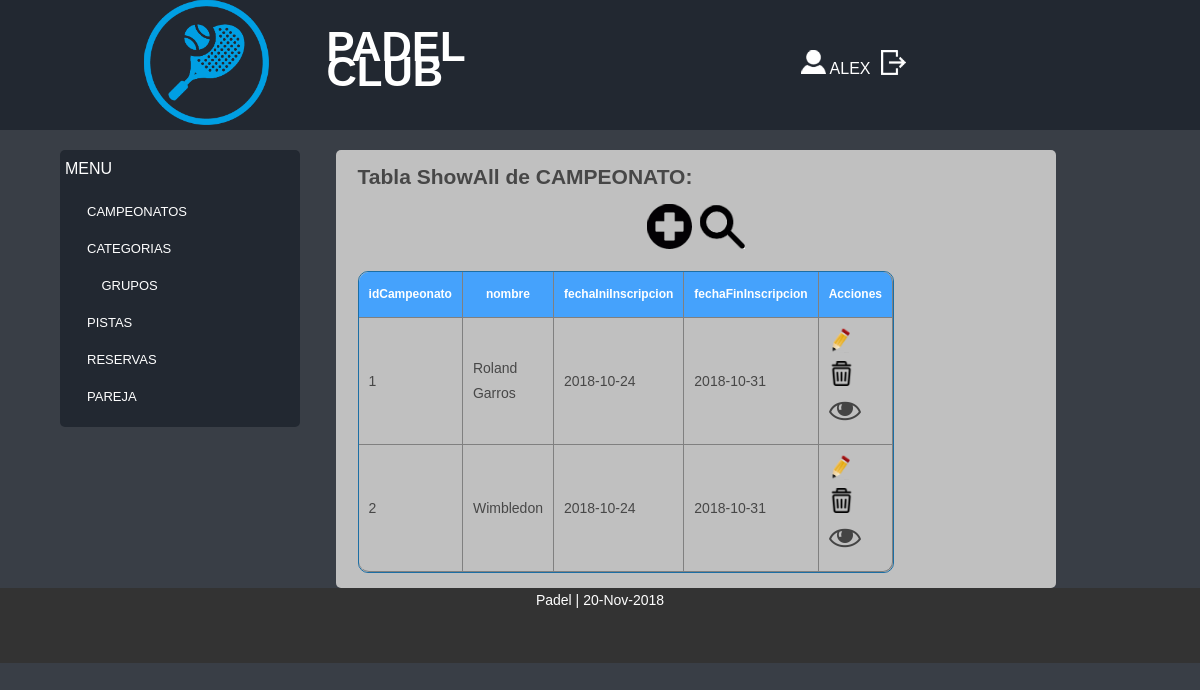
/Controllers/CAMPEONATOS_Controller.php (signed in), run on the app's committed database.
### tables this page shows
CREATE TABLE `CAMPEONATO` (
  `idCampeonato` int(10) NOT NULL,
  `nombre` varchar(30) NOT NULL,
  `fechaIniInscripcion` date NOT NULL,
  `fechaFinInscripcion` date NOT NULL
);

### Models/CAMPEONATOS_Model.php (called while the page is built, shortened)
<?php
class CAMPEONATOS_Model {
function __construct($idCampeonato,$nombre,$fechaIniInscripcion,$fechaFinInscripcion){
	include_once 'Access_DB.php';
	$this->mysqli = ConnectDB();
}
function _SHOWALL(){
	$sql = "SELECT `idCampeonato`, `nombre`, `fechaIniInscripcion`, `fechaFinInscripcion` FROM CAMPEONATO";
	$result = $this->mysqli->query($sql);
	if($result ->num_rows >0){
		$j = 0;
		while($tupla = mysqli_fetch_assoc($result)){
		   $tuplas[$j] = $tupla;
		   $j++;
		}
		return $tuplas;
	}
	else{
		return  false;
	}
}
}
?>

### Models/Access_DB.php (called while the page is built)
<?php
function ConnectDB()
{
    $mysqli = new mysqli("", 'root', '' , 'ABP_11');
	if ($mysqli->connect_errno) {
		include '../View/MESSAGE_View.php';
		new MESSAGE("Fallo al conectar a MySQL: (" . $mysqli->connect_errno . ") " . $mysqli->connect_error, './index.php');
		return false;
	}
	else{
		return $mysqli;
	}
}
?>

### Views/CAMPEONATO_SHOWALL_View.php (the view, shortened to what this page needs)
<?php
class CAMPEONATO_SHOWALL {
	function __construct($search,$lista,$array,$volver){
		$this->search = $search;
		$this->lista = $lista;
		$this->datos = $array;
		$this->render();
	}
	function render(){
		include 'Header.php';
?>
<div style="overflow-x:auto;">
				<h2><?php if(!$this->search){ echo 'Tabla ShowAll de CAMPEONATO';}else{echo 'Tabla Busqueda de CAMPEONATO';} ?>:</h2>
					<div id="anhadir-borrar" style="text-align: center;">
							<a href="<?php $_SERVER['PHP_SELF'] ?>?action=ADD"><img src="../Views/images/añadir.png"></a>&nbsp <a href="<?php $_SERVER['PHP_SELF'] ?>?action=SEARCH"><img src="../Views/images/busqueda.png"></a>
					</div>
					<table class="tablas separador">
						<tr>
						<?php
						for($i=0; $i<count($this->lista);$i++){
								echo "<th>".$this->lista[$i]."</th>";
						}
						echo "<th>Acciones</th></tr>";
							?>
						<?php
							for($j=0;$j<count($this->datos);$j++){
								echo "<tr>";
								for($i=0; $i<count($this->lista);$i++){
										echo "<td>".$this->datos[$j][($this->lista)[$i]]."</td>";
								}
								echo '<td><a href="'.$_SERVER['PHP_SELF'].'?action=EDIT&'.($this->lista)[0].'='.$this->datos[$j][($this->lista)[0]].'"><img src="../Views/images/editar.png"></a>&nbsp <a href="'.$_SERVER['PHP_SELF'].'?action=DELETE&'.($this->lista)[0].'='.$this->datos[$j][($this->lista)[0]].'"><img src="../Views/images/borrar.png"></a><a href="'.$_SERVER['PHP_SELF'].'?action=SHOWCURRENT&'.($this->lista)[0].'='.$this->datos[$j][($this->lista)[0]].'"><img src="../Views/images/busqueda2.png"></a></td></tr>';
							}
							?>
					</table>
</div>
<?php
	include 'Footer.php';
	}
}
?>

### Views/css/style.css (style rules this page uses)
* { margin:0px; padding:0px; }
html, body { width:100%; padding:0; margin:0; }
body { background: #393E46;color: #474747;font: 14px/25px Arial, Helvetica, sans-serif; }
.content a { text-decoration:none; font-size:16px; }
.content p,h2,h3,h4,form,table { margin-left:3%; margin-right:3%; margin-top:2%; margin-bottom:2%; }
#anhadir-borrar { margin: 0 auto; }
.tablas { border: 1px solid #1C6EA4; border-collapse: collapse; overflow-x:auto; }
td { padding:10px; }
th { background-color: #45A2FC; padding:10px; color: #FFFFFF; font-size: 12px; }
.separador { border-radius: 10px; border-spacing: 0; border-collapse: separate; }
.separador td, table.separador th { border-bottom: 1px solid Gray; border-right: 1px solid Gray; }
.separador tr:last-child td:first-child { border-bottom-left-radius: 10px; }
.separador tr:last-child td:last-child { border-bottom-right-radius: 10px; }
.separador tr:first-child th:first-child, table.separador tr:first-child td:first-child { border-top-left-radius: 10px }
.separador tr:first-child th:last-child, table.separate tr:first-child td:last-child { border-top-right-radius: 10px; }

### data on the page
campeonato: idCampeonato "1", nombre "Roland Garros", fechaIniInscripcion "2018-10-24", fechaFinInscripcion "2018-10-31"
campeonato: idCampeonato "2", nombre "Wimbledon", fechaIniInscripcion "2018-10-24", fechaFinInscripcion "2018-10-31"

### other printed values
$_SESSION['login'] "ALEX"
$this->lista[$i] "idCampeonato"
$this->lista[$i] "nombre"
$this->lista[$i] "fechaIniInscripcion"
$this->lista[$i] "fechaFinInscripcion"
date("d-M-Y", mktime()) "20-Nov-2018"
